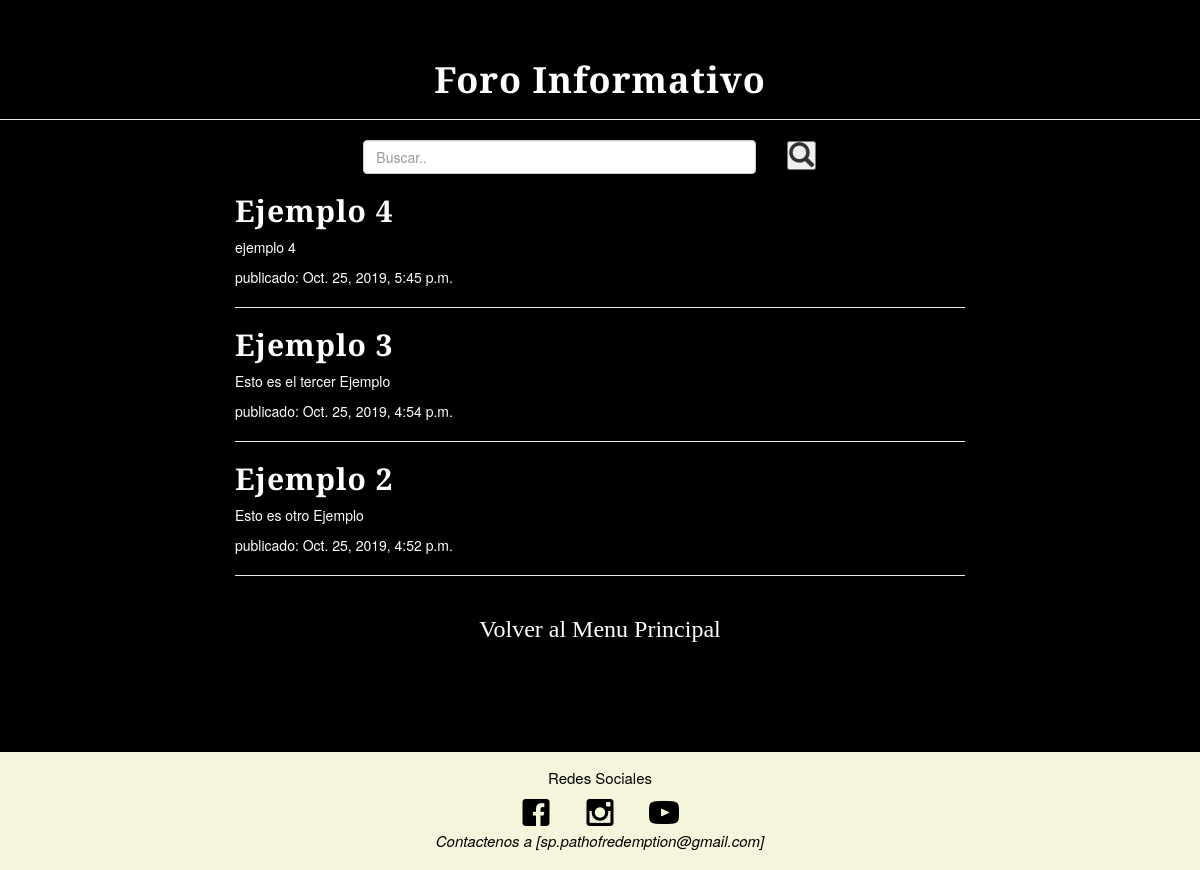
Before: /foro with the older database file.
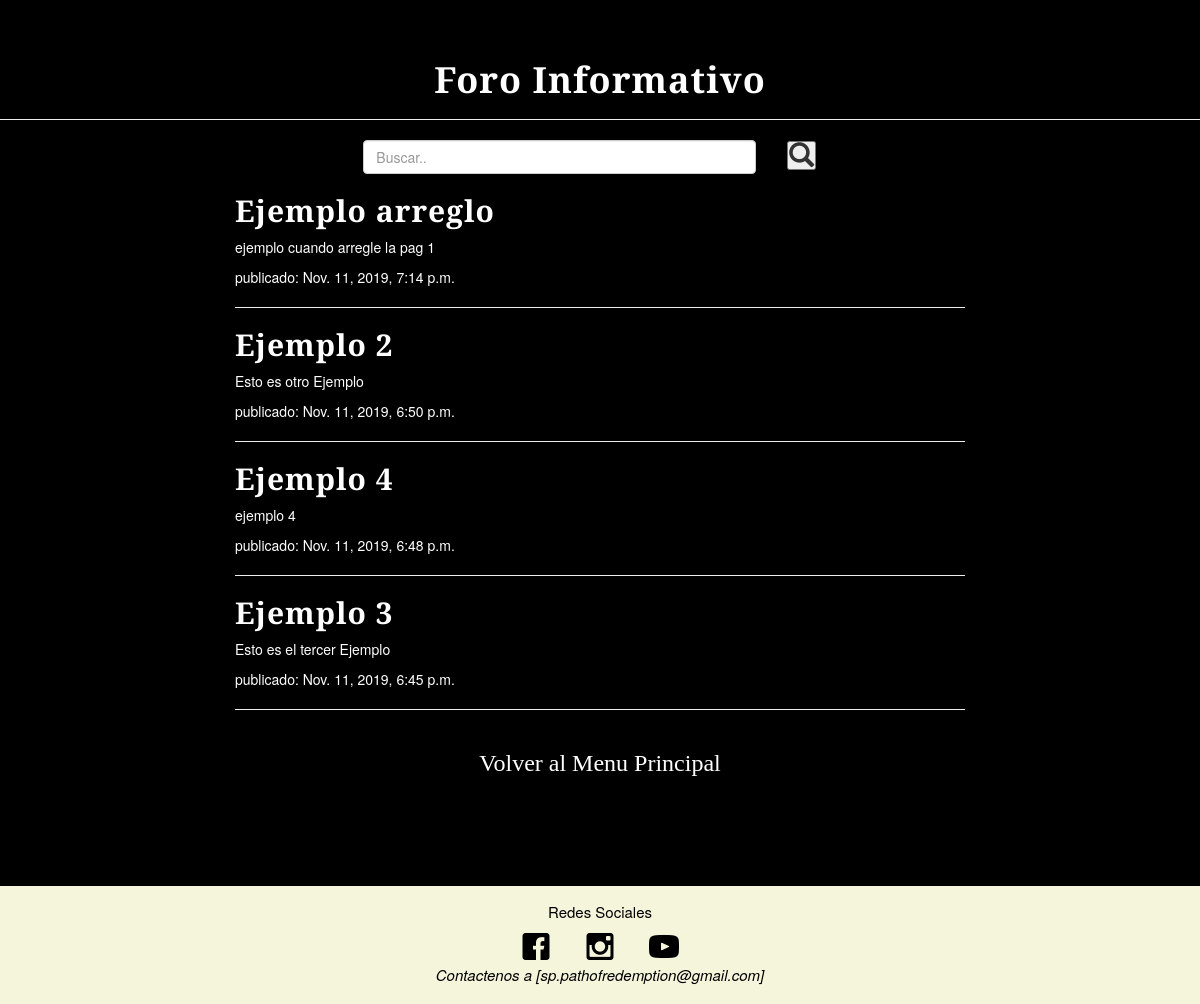
After: the same page with the newer database file.
### Foro/models.py (models this page shows, shortened)
class Post(models.Model):
    author = models.ForeignKey('auth.User', on_delete=models.CASCADE)
    title = models.CharField(max_length=200)
    text = models.TextField()
    created_date = models.DateTimeField(
            default=timezone.now)
    published_date = models.DateTimeField(
            blank=True, null=True)

### Foro/views.py (the view)
# urls.py: path('foro', views.foro, name='foro'),
def foro(request):
    queryset = request.GET.get("buscar")
    if queryset:
        posts = Post.objects.filter(
            Q(title__icontains = queryset) |
            Q(text__icontains = queryset)
        ).distinct()
    else:
        posts = Post.objects.filter(published_date__lte=timezone.now()).order_by('published_date').reverse()
    return render(request, 'Foro/foro.html', {'posts': posts })

### Foro/templates/Foro/foro.html (shortened to what this page needs)
{% extends 'Foro/base.html' %}
    {% block content %} {% for post in posts %}
    <div>
        <h2><a href="{% url 'post_detail' pk=post.pk %}">{{ post.title }}</a></h2>
        <p>{{ post.text|linebreaksbr }}</p>
        <p> publicado: {{ post.published_date }}</p>
        <hr>
    </div>
    {% endfor %} {% endblock %}

### Foro/templates/Foro/base.html (shortened to what this page needs)
{% load staticfiles %}
<html>
<head>
    <link rel="stylesheet" href="//maxcdn.bootstrapcdn.com/bootstrap/3.2.0/css/bootstrap.min.css">
    <link rel="stylesheet" href="//maxcdn.bootstrapcdn.com/bootstrap/3.2.0/css/bootstrap-theme.min.css">
    <link rel="stylesheet" href="{% static 'css/flexboxgrid.min.css' %}">
    <link rel="stylesheet" href="{% static 'fonts/iconos.css' %}">
    <link rel="stylesheet" href="{% static 'css/foro.css' %}">
</head>
<body>
    <div class="page-header row center-xs">
        <div class="col-xs">
            <h1><a href="{% url 'foro' %}" id="titulo">Foro Informativo</a></h1>
        </div>
    </div>
    {% block barra_busqueda %}
    <div class="container">
        <div class="row center-xs">
            <div class="col-xs-8">
                <form method="get">
                    <div class="col-xs-10">
                        <div>
                            <input type="text" class="form-control" placeholder="Buscar.." id="name" name="buscar" value="{{ request.GET.buscar}}">
                        </div>
                    </div>
                    <div>
                        <button type="submit" class="glyphicon glyphicon-search icono3"></button>
                    </div>
                </form>
            </div>
        </div>
    </div>
    {% endblock barra_busqueda %}
    <div class="container">
        <div class="row">
            <div class="col-xs-12">
                {% block content %} {% endblock %}
            </div>
        </div>
    </div>
    <div class="container">
        <div class="row center-xs">
            <div class="col-xs">
                <h3><a href="{% url 'index' %}">Volver al Menu Principal</a></h3>
            </div>
        </div>
    </div>
    <div class="row">
        <footer class="col-xs-12 center-xs">
            <p id="redes">Redes Sociales</p>
            <div>
                <a href="https://www.facebook.com/ShadowProjectOficial/" target="_blank"><span class="icon-facebook"></span></a>
                <a href="https://www.instagram.com/sh_path_of_redemption/" target="_blank"><span class="icon-instagram"></span></a>
                <a href="https://www.youtube.com/channel/UCC3KLun16zLqYWjDR76q-7w" target="_blank"><span class="icon-youtube"></span></a>
            </div>
            <span class="col-xs-12 cursive">Contactenos a [sp.pathofredemption@gmail.com]</span>
            <br>
            <br>
        </footer>
    </div>
</body>
</html>

### Foro/static/css/foro.css (style rules this page uses)
* { margin: 0; padding: 0; -webkit-box-sizing: border-box; -moz-box-sizing: border-box; box-sizing: border-box; }
.icono3 { font-size: 25px; }
body { background: #000000; }
h2 { color: #F5F5DC; letter-spacing: 1px; font-family: 'Cinzel', serif; font-weight: bold; }
h2 a { color: #fff; letter-spacing: 1px; font-family: 'Cinzel', serif; font-weight: bold; }
p { color: #fff; }
#titulo { margin-top: 50px; margin-bottom: 20px; color: #fff; letter-spacing: 1px; font-family: 'Cinzel', serif; font-weight: bold; }
h3 a { color: #FEFEFE; font-family: 'Cinzel', serif; text-decoration: none; }
footer { margin-top: 100px; padding-bottom: 0; margin-bottom: 0; background-color: #F5F5DC; }
footer a { text-decoration: none; padding: 15px; }
a span { color: #000000; font-size: 30px; }
#redes { color: #000000; margin-top: 15px; font-size: 15px; }
.cursive { font-size: 15px; font-style: italic; color: #000000; }

Changed rows visible on the page:
added Post: title "Ejemplo arreglo", text "ejemplo cuando arregle la pag 1", published_date "Nov. 11, 2019, 7:14 p.m."
changed Post "Ejemplo 2": published_date "Oct. 25, 2019, 4:52 p.m." → "Nov. 11, 2019, 6:50 p.m."; moves up the list
changed Post "Ejemplo 4": published_date "Oct. 25, 2019, 5:45 p.m." → "Nov. 11, 2019, 6:48 p.m."
changed Post "Ejemplo 3": published_date "Oct. 25, 2019, 4:54 p.m." → "Nov. 11, 2019, 6:45 p.m."
